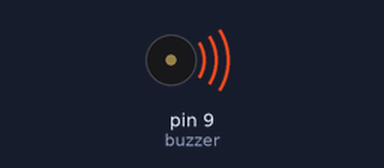
Simulated run of this sketch. Board: Arduino Uno, built with avr-gcc and run on an emulated ATmega328P. Shown: buzzer (waves = sounding).

Above: at 1.35 s.
At 5.5 s:
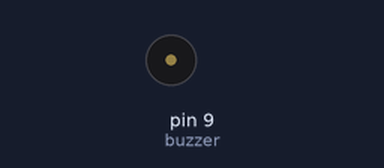
Timing chart, 0 to 11.4 s (numbered marks = the images above):
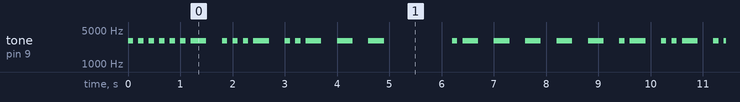

Measured:
- by itself, tone on pin 9 (buzzer): plays 3000 Hz for 0.10 s, 3000 Hz for 0.10 s, 3000 Hz for 0.10 s, 3000 Hz for 0.10 s, 3000 Hz for 0.10 s, 3000 Hz for 0.10 s … (242 notes in this stretch)

The sketch:

morseCodeTest.ino
```cpp
/*Morse Code Transmitter using Buzzer and arduino
 * by Tanmoy Munshi 01/10/2019
 * Linkedin: bit.ly/tanmoyCV
 */

const int buzzer = 9;       // INSERT ONE TERMINAL TO PIN 9 OF ARDUINO AND ANOTHER TO GROUND
char code[] = "hello world";

int dotLen = 100;
int dashLen = dotLen*3;
int elePause = dotLen;
int space = dotLen*10;
int wordPause = dotLen*7;


void setup() {
  Serial.begin(9600);
  pinMode(buzzer, OUTPUT);
}

void loop() {
  for(int i=0;i<sizeof(code);i++){
    char newChar = code[i];
    morse(newChar);
  }

  delay(5000);
}

void dash(){
  tone(buzzer, 3000);
  delay(dashLen);
  noTone(buzzer);
  delay(dashLen);
}

void dot(){
  tone(buzzer, 3000);
  delay(dotLen);
  noTone(buzzer);
  delay(dotLen);
}

/*void dashLen(){
  tone(buzzer, 3000)
  delay(dashLen)
  noTone(buzzer)
  delay(dashLen)
}*/

void spacee(){
  noTone(buzzer);
  delay(space);
}

void morse(char newChar){
  switch(newChar){
    case 'a':
    dot();
    dash();
    break;
    case 'b':
    dash();
    dot();
    dot();
    dot();
    break;
    case 'c':
    dash();
    dot();
    dash();
    dot();
    break;
    case 'd':
    dash();
    dot();
    dot();
    break;
    case 'e':
    dot();
    break;
    case 'f':
    dot();
    dot();
    dash();
    dot();
    break;
    case 'g':
    dash();
    dash();
    dot();
    break;
    case 'h':
    dot();
    dot();
    dot();
    dot();
    break;
    case 'i':
    dot();
    dot();
    break;
    case 'j':
    dot();
    dash();
    dash();
    dash();
    break;
    case 'k':
    dash();
    dot();
    dash();
    break;
    case 'l':
    dot();
    dash();
    dot();
    dot();
    break;
    case 'm':
    dash();
    dash();
    break;
    case 'n':
    dash();
    dot();
    break;
    case 'o':
    dash();
    dash();
    dash();
    break;
    case 'p':
    dot();
    dash();
    dash();
    dot();
    break;
    case 'q':
    dash();
    dash();
    dot();
    dash();
    break;
    case 'r':
    dot();
    dash();
    dot();
    break;
    case 's':
    dot();
    dot();
    dot();
    break;
    case 't':
    dash();
    break;
    case 'u':
    dot();
    dot();
    dash();
    break;
    case 'v':
    dot();
    dot();
    dash();
    break;
    case 'w':
    dot();
    dash();
    dash();
    break;
    case 'x':
    dash();
    dot();
    dot();
    dash();
    break;
    case 'y':
    dash();
    dot();
    dash();
    dash();
    break;
    case 'z':
    dash();
    dash();
    dot();
    dot();
    break;
    case ' ':
    spacee();
    break;
  }
}
```
